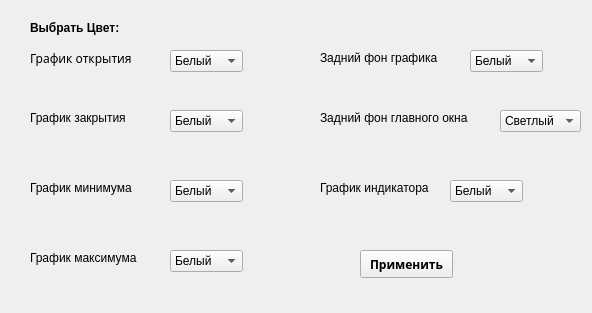
<?xml version="1.0" encoding="UTF-8"?>
<ui version="4.0">
 <class>Form</class>
 <widget class="QWidget" name="Form">
  <property name="geometry">
   <rect>
    <x>0</x>
    <y>0</y>
    <width>592</width>
    <height>313</height>
   </rect>
  </property>
  <property name="windowTitle">
   <string>Form</string>
  </property>
  <widget class="QLabel" name="label">
   <property name="geometry">
    <rect>
     <x>30</x>
     <y>20</y>
     <width>101</width>
     <height>16</height>
    </rect>
   </property>
   <property name="font">
    <font>
     <weight>75</weight>
     <bold>true</bold>
    </font>
   </property>
   <property name="text">
    <string>Выбрать Цвет:</string>
   </property>
  </widget>
  <widget class="QLabel" name="label_2">
   <property name="geometry">
    <rect>
     <x>30</x>
     <y>50</y>
     <width>111</width>
     <height>16</height>
    </rect>
   </property>
   <property name="font">
    <font>
     <family>Nirmala UI Semilight</family>
    </font>
   </property>
   <property name="text">
    <string>График открытия</string>
   </property>
  </widget>
  <widget class="QComboBox" name="open_box">
   <property name="geometry">
    <rect>
     <x>170</x>
     <y>50</y>
     <width>73</width>
     <height>22</height>
    </rect>
   </property>
   <item>
    <property name="text">
     <string>Белый</string>
    </property>
   </item>
   <item>
    <property name="text">
     <string>Черный</string>
    </property>
   </item>
   <item>
    <property name="text">
     <string>Желтый</string>
    </property>
   </item>
   <item>
    <property name="text">
     <string>Синий</string>
    </property>
   </item>
   <item>
    <property name="text">
     <string>Красный</string>
    </property>
   </item>
   <item>
    <property name="text">
     <string>Зеленый</string>
    </property>
   </item>
   <item>
    <property name="text">
     <string>Серый</string>
    </property>
   </item>
  </widget>
  <widget class="QLabel" name="label_3">
   <property name="geometry">
    <rect>
     <x>30</x>
     <y>110</y>
     <width>111</width>
     <height>16</height>
    </rect>
   </property>
   <property name="text">
    <string>График закрытия</string>
   </property>
  </widget>
  <widget class="QComboBox" name="close_box">
   <property name="geometry">
    <rect>
     <x>170</x>
     <y>110</y>
     <width>73</width>
     <height>22</height>
    </rect>
   </property>
   <item>
    <property name="text">
     <string>Белый</string>
    </property>
   </item>
   <item>
    <property name="text">
     <string>Черный</string>
    </property>
   </item>
   <item>
    <property name="text">
     <string>Желтый</string>
    </property>
   </item>
   <item>
    <property name="text">
     <string>Синий</string>
    </property>
   </item>
   <item>
    <property name="text">
     <string>Красный</string>
    </property>
   </item>
   <item>
    <property name="text">
     <string>Зеленый</string>
    </property>
   </item>
   <item>
    <property name="text">
     <string>Серый</string>
    </property>
   </item>
  </widget>
  <widget class="QLabel" name="label_4">
   <property name="geometry">
    <rect>
     <x>30</x>
     <y>180</y>
     <width>111</width>
     <height>16</height>
    </rect>
   </property>
   <property name="text">
    <string>График минимума</string>
   </property>
  </widget>
  <widget class="QComboBox" name="min_box">
   <property name="geometry">
    <rect>
     <x>170</x>
     <y>180</y>
     <width>73</width>
     <height>22</height>
    </rect>
   </property>
   <item>
    <property name="text">
     <string>Белый</string>
    </property>
   </item>
   <item>
    <property name="text">
     <string>Черный</string>
    </property>
   </item>
   <item>
    <property name="text">
     <string>Желтый</string>
    </property>
   </item>
   <item>
    <property name="text">
     <string>Синий</string>
    </property>
   </item>
   <item>
    <property name="text">
     <string>Красный</string>
    </property>
   </item>
   <item>
    <property name="text">
     <string>Зеленый</string>
    </property>
   </item>
   <item>
    <property name="text">
     <string>Серый</string>
    </property>
   </item>
  </widget>
  <widget class="QLabel" name="label_5">
   <property name="geometry">
    <rect>
     <x>30</x>
     <y>250</y>
     <width>111</width>
     <height>16</height>
    </rect>
   </property>
   <property name="text">
    <string>График максимума</string>
   </property>
  </widget>
  <widget class="QComboBox" name="max_box">
   <property name="geometry">
    <rect>
     <x>170</x>
     <y>250</y>
     <width>73</width>
     <height>22</height>
    </rect>
   </property>
   <item>
    <property name="text">
     <string>Белый</string>
    </property>
   </item>
   <item>
    <property name="text">
     <string>Черный</string>
    </property>
   </item>
   <item>
    <property name="text">
     <string>Желтый</string>
    </property>
   </item>
   <item>
    <property name="text">
     <string>Синий</string>
    </property>
   </item>
   <item>
    <property name="text">
     <string>Красный</string>
    </property>
   </item>
   <item>
    <property name="text">
     <string>Зеленый</string>
    </property>
   </item>
   <item>
    <property name="text">
     <string>Серый</string>
    </property>
   </item>
  </widget>
  <widget class="QPushButton" name="resultButton">
   <property name="geometry">
    <rect>
     <x>360</x>
     <y>250</y>
     <width>93</width>
     <height>28</height>
    </rect>
   </property>
   <property name="font">
    <font>
     <family>Rockwell Extra Bold</family>
     <weight>75</weight>
     <bold>true</bold>
    </font>
   </property>
   <property name="text">
    <string>Применить</string>
   </property>
  </widget>
  <widget class="QLabel" name="label_6">
   <property name="geometry">
    <rect>
     <x>320</x>
     <y>50</y>
     <width>131</width>
     <height>16</height>
    </rect>
   </property>
   <property name="text">
    <string>Задний фон графика</string>
   </property>
  </widget>
  <widget class="QComboBox" name="graph_box">
   <property name="geometry">
    <rect>
     <x>470</x>
     <y>50</y>
     <width>73</width>
     <height>22</height>
    </rect>
   </property>
   <item>
    <property name="text">
     <string>Белый</string>
    </property>
   </item>
   <item>
    <property name="text">
     <string>Черный</string>
    </property>
   </item>
  </widget>
  <widget class="QLabel" name="label_7">
   <property name="geometry">
    <rect>
     <x>320</x>
     <y>110</y>
     <width>161</width>
     <height>16</height>
    </rect>
   </property>
   <property name="text">
    <string>Задний фон главного окна</string>
   </property>
  </widget>
  <widget class="QComboBox" name="background_box">
   <property name="geometry">
    <rect>
     <x>500</x>
     <y>110</y>
     <width>81</width>
     <height>22</height>
    </rect>
   </property>
   <item>
    <property name="text">
     <string>Светлый</string>
    </property>
   </item>
   <item>
    <property name="text">
     <string>Темный</string>
    </property>
   </item>
  </widget>
  <widget class="QComboBox" name="tech_box">
   <property name="geometry">
    <rect>
     <x>450</x>
     <y>180</y>
     <width>73</width>
     <height>22</height>
    </rect>
   </property>
   <item>
    <property name="text">
     <string>Белый</string>
    </property>
   </item>
   <item>
    <property name="text">
     <string>Черный</string>
    </property>
   </item>
   <item>
    <property name="text">
     <string>Желтый</string>
    </property>
   </item>
   <item>
    <property name="text">
     <string>Синий</string>
    </property>
   </item>
   <item>
    <property name="text">
     <string>Красный</string>
    </property>
   </item>
   <item>
    <property name="text">
     <string>Зеленый</string>
    </property>
   </item>
   <item>
    <property name="text">
     <string>Серый</string>
    </property>
   </item>
  </widget>
  <widget class="QLabel" name="label_8">
   <property name="geometry">
    <rect>
     <x>320</x>
     <y>180</y>
     <width>121</width>
     <height>16</height>
    </rect>
   </property>
   <property name="text">
    <string>График индикатора</string>
   </property>
  </widget>
 </widget>
 <resources/>
 <connections/>
</ui>
